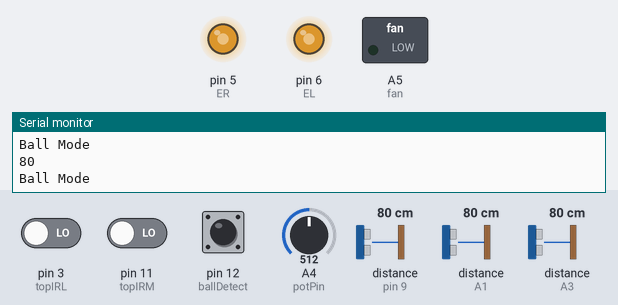
This sketch was run on a simulated Arduino Uno, built with avr-gcc and run on an emulated ATmega328P. Parts: switched loads named in the sketch (green lamp = pin HIGH), output pins drawn as LEDs (lit = HIGH), the last lines printed to the serial monitor. Wiring (inferred from the names in the program): 3 × ultrasonic range finder: trigger pin 10, echo pin 9 / trigger A0, echo A1 / trigger A2, echo A3. The test bench sets the inputs (shaded band); at power-on: pin 3 (topIRL) LOW, A4 (potPin) = 512, pin 12 (ballDetect) HIGH, pin 11 (topIRM) LOW, distance to the obstacle (sensors on pin 9, A1, A3) 80 cm. The echo pulse lasts 58.3 µs per cm; random numbers use the default seed unless the sketch sets one; pins used as bus, display or sensor lines are not drawn.

Above: at 1.2 s.
1.3 s: pin 3 (topIRL) driven HIGH
At 2.0 s:
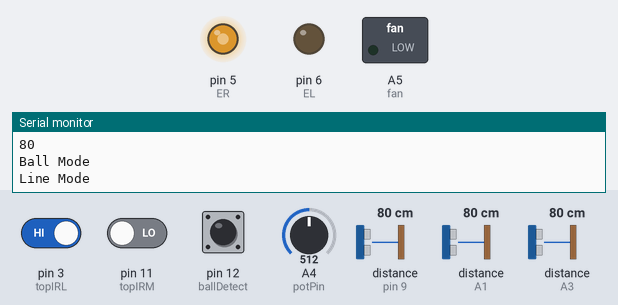
3.0 s: A4 (potPin) set to 716
At 4.3 s:
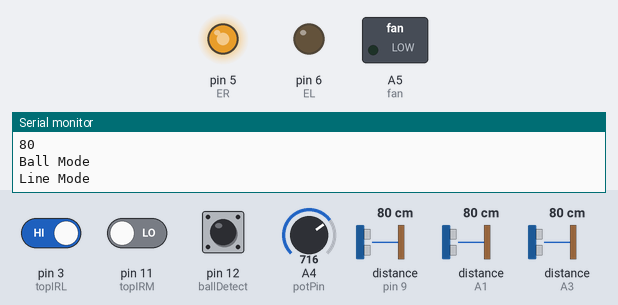
4.7 s: pin 12 (ballDetect) pulled LOW for 0.2 s
At 4.83 s:
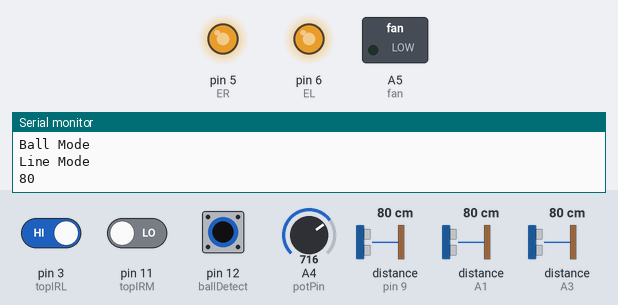
6.4 s: A4 (potPin) set to 30
At 7.7 s:
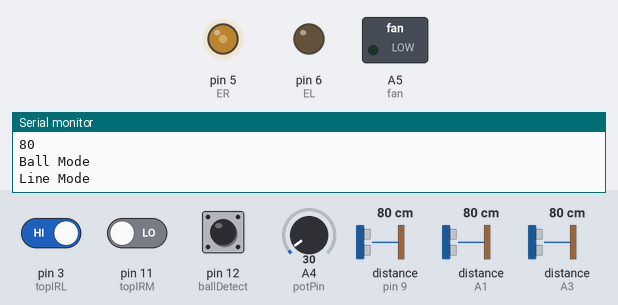
8.0 s: pin 12 (ballDetect) pulled LOW for 1 s
At 8.8 s:
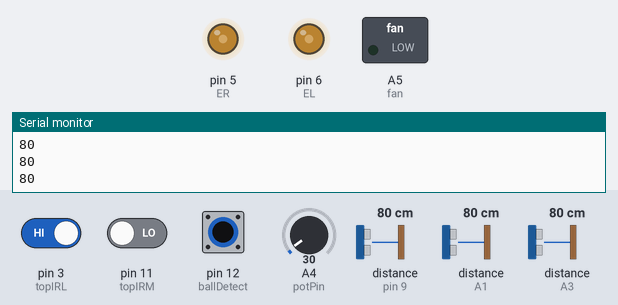
10.5 s: pin 3 (topIRL) driven LOW
At 11.7 s:
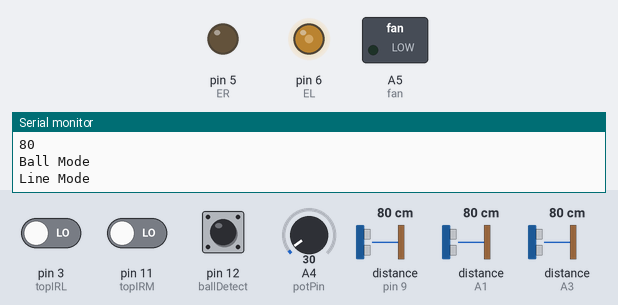
Timing chart, 0 to 13.0 s (numbered marks = the images above; inputs shaded):
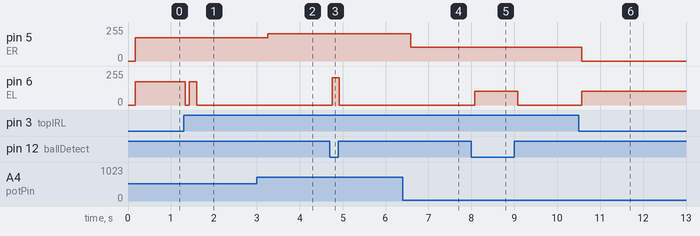

Measured:
- after the input at 1.3 s, pin 6 (EL): 175/255 → 0/255 at once, → 175/255 0.10 s later, → 0/255 0.17 s later
- after the input at 3.0 s, pin 5 (ER): 175/255 → 204/255 after 0.26 s
- after the input at 4.7 s, pin 6 (EL): 0/255 → 204/255 after 0.06 s, → 0/255 0.17 s later
- after the input at 6.4 s, pin 5 (ER): 204/255 → 104/255 after 0.18 s
- after the input at 8.0 s, pin 6 (EL): 0/255 → 104/255 after 0.08 s, → 0/255 1.0 s later
- after the input at 10.5 s, pin 5 (ER): 104/255 → 0/255 after 0.07 s; pin 6 (EL): 0/255 → 104/255 after 0.07 s

The sketch:

AMR.ino
```cpp
const int ER = 5;
const int MR = 4;
const int EL = 6;
const int ML = 7;

const int trigPinL = A0;
const int echoPinL = A1;
const int trigPinR = A2;
const int echoPinR = A3;
const int trigPinM = 10;
const int echoPinM = 9;

const int topIRL = 3;
const int topIRM = 11;
const int topIRR = 2;

const int ballDetect = 12;

const int fan = A5;
const int potPin = A4;

int speedR, mapedVal, speedL, randNum;
const uint32_t period = 150L;
long distance, duration, rightSensor, leftSensor, midSensor;
bool debug, minDistance, checkRight, checkLeft, checkMid, fireL, fireM, fireR, isSideR, isSideL, lineDetected;

long SonarSensor(int trigPin, int echoPin) {
 digitalWrite(trigPin, LOW);
 delayMicroseconds(2);
 digitalWrite(trigPin, HIGH);
 delayMicroseconds(10);
 digitalWrite(trigPin, LOW);
 duration = pulseIn(echoPin, HIGH);
 return (duration / 2) / 29.1;
}
void initialisePins() {
  pinMode(trigPinR, OUTPUT);
  pinMode(echoPinR, INPUT);
  pinMode(trigPinL, OUTPUT);
  pinMode(echoPinL, INPUT);
  pinMode(trigPinM, OUTPUT);
  pinMode(echoPinM, INPUT);

  pinMode(fan,OUTPUT);

  pinMode(topIRL,INPUT);
  pinMode(topIRM,INPUT);
  pinMode(topIRR,INPUT);

  pinMode(ballDetect, INPUT_PULLUP);

}
void stopNow() {
 digitalWrite(ER, LOW);
 digitalWrite(EL, LOW);
}
void advance(char a, char b) {
 analogWrite(ER, a);
 digitalWrite(MR, HIGH);
 analogWrite(EL, b);
 digitalWrite(ML, HIGH);
}
void back_off(char a, char b) {
 analogWrite(ER, a);
 digitalWrite(MR, LOW);
 analogWrite(EL, b);
 digitalWrite(ML, LOW);
}
void turn_L(char a, char b) {
 analogWrite(ER, a);
 digitalWrite(MR, LOW);
 analogWrite(EL, b);
 digitalWrite(ML, HIGH);
}
void turn_R(char a, char b) {
 analogWrite(ER, a);
 digitalWrite(MR, HIGH);
 analogWrite(EL, b);
 digitalWrite(ML, LOW);
}
void turn_R60Deg(){
 for (uint32_t tStart = millis(); (millis() - tStart) < period; ) {
   turn_R(150, 150);
 }
}
void turn_L60Deg() {
 for (uint32_t tStart = millis(); (millis() - tStart) < period; ) {
   turn_L(150, 150);
 }
}
void adjustR(){
  for (uint32_t tStart = millis(); (millis() - tStart) < 350L; ) {
    back_off(speedR, speedL + 20);
  }
  turn_R(100, 100);
}
void adjustL() {
  for (uint32_t tStart = millis(); (millis() - tStart) < 350L; ) {
    back_off(speedR + 20, speedL);
  }
  turn_L(100, 100);
}
void fan_start(){
  for (uint32_t tStart = millis(); (millis() - tStart) < 5000L; ) {
    analogWrite(fan, 255);
  }
}
void fan_stop(){
  analogWrite(fan, 0);
}

void setup() {
  initialisePins();
  debug = true;
  if (debug) Serial.begin(9600);
  lineDetected = false;
}
void loop() {
  randNum = random(300);
  speedR = map(analogRead(potPin),0,1023,100,250);
  rightSensor = SonarSensor(trigPinR, echoPinR);
  delay(50);
  leftSensor = SonarSensor(trigPinL, echoPinL);
  delay(50);
  midSensor = SonarSensor(trigPinM, echoPinM);
  delay(50);
  Serial.println(midSensor);
  checkRight = rightSensor <= 25;
  checkLeft = leftSensor <= 25;
  checkMid = midSensor <= 15;

  if(digitalRead(ballDetect)) {
    Serial.println("Ball Mode");

    if(lineDetected){
      Serial.println("Line Mode");
      if (digitalRead(topIRL)) { advance(speedR,0); }
      if (!digitalRead(topIRL)) { advance(0,speedR); }
      if (digitalRead(topIRM) && digitalRead(topIRR) && digitalRead(topIRL)) { stopNow(); }
    }
    else{
      if (digitalRead(topIRL)) {lineDetected = true;
          for (uint32_t tStart = millis(); (millis() - tStart) < 100; ) {
            advance(speedR, 0);
          }
        }
      if (checkLeft){
        for (uint32_t tStart = millis(); (millis() - tStart) < period; ) {
          turn_R(speedR, speedR);
          if (digitalRead(topIRL)) {lineDetected = true;
            stopNow();
            break;}
        }
      }
       if (checkRight){
        for (uint32_t tStart = millis(); (millis() - tStart) < period; ) {
          turn_L(speedR, speedR);
          if (digitalRead(topIRL)) {lineDetected = true;
            stopNow();
            break;}
        }
      }
      if (!checkLeft && !checkRight){
        advance(speedR,speedR);
      }
    }
  }
  else{
    if (checkLeft){
        for (uint32_t tStart = millis(); (millis() - tStart) < period; ) {
          turn_R(speedR, speedR);
        }
      }
      if (checkRight){
        for (uint32_t tStart = millis(); (millis() - tStart) < period; ) {
          turn_L(speedR, speedR);
        }
      }
      if (checkMid) {
        if (randNum%2 == 1){
          for (uint32_t tStart = millis(); (millis() - tStart) < period; ) {
            turn_L(speedR, speedR);
          }
      } else {
        for (uint32_t tStart = millis(); (millis() - tStart) < period; ) {
            turn_R(speedR, speedR);
          }
        }
      }
      if (!checkLeft && !checkRight){
        advance(speedR,speedR);
      }
  }
}
```
